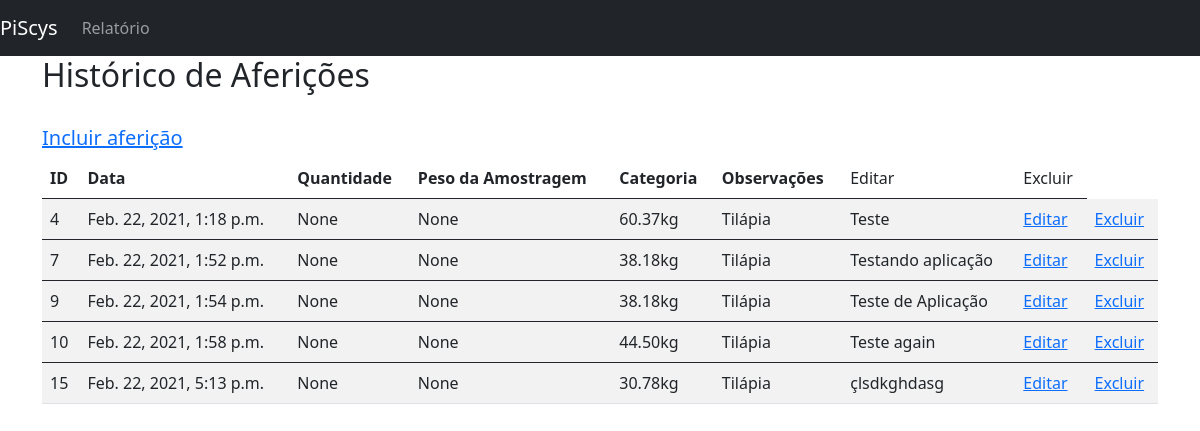
The page /relatorio/ on the database its author committed.
### gerenciamento/models.py (models this page shows, shortened)
class Afericao(models.Model):
    id = models.AutoField(auto_created=True, primary_key=True, serialize=False, verbose_name='ID')
    data = models.DateTimeField(auto_now_add=True)  # Adiciona a data atual sem que o usuário interfira no dado
    quantidade_aferida = models.IntegerField(max_length=10, null=False)
    quantidade_aproximada = models.IntegerField(max_length=10, null=False)
    peso = models.DecimalField(max_digits=7, decimal_places=2)
    categoria = models.ForeignKey(Categoria, on_delete=models.CASCADE)
    observacoes = models.TextField(null=True, blank=True)  # Permitindo que este campo possa ser deixado em branco
    class Meta:  # Altera os nomes das classes para que o usuário as veja escritas corretamente
        verbose_name_plural = "Aferições"

class Categoria(models.Model):
    nome = models.CharField(max_length=100)
    data_criacao = models.DateTimeField(auto_now_add=True)
    def __str__(self):  # Define qual item da tabela é exibido na consulta
        return self.nome

### gerenciamento/views.py (the view)
# urls.py: path('relatorio/', relatorio, name='url_relatorio'),
def relatorio(request):
    data = {}
    data['afericoes'] = Afericao.objects.all()
    return render(request, 'gerenciamento/relatorio.html', data)

### gerenciamento/templates/gerenciamento/relatorio.html
{% extends 'base.html' %}
{% block conteudo %}
<h2 xmlns="http://www.w3.org/1999/html">Histórico de Aferições</h2>
    <h5><br> <a href="{% url 'url_nova-afericao' %}">Incluir aferição</a> </h5>
        <table class="table table-striped">
            <thead class="thead-dark">
                <tr>
                    <th scope="col">ID</th>
                    <th scope="col">Data</th>
                    <th scope="col">Quantidade</th>
                    <th scope="col">Peso da Amostragem</th>
                    <th scope="col">Categoria</th>
                    <th scope="col">Observações</th>
                    <td scope="col">Editar</td>
                    <td scope="col">Excluir</td>
                </tr>
            </thead>
            {%for afericao in afericoes %}
            <tbody>
                <tr>
                    <td scope="row">{{ afericao.id }}</td>
                    <td scope="row">{{ afericao.data }}</td>
                    <td scope="row">{{ afericao.quantidade_aferida }}</td>
                    <td scope="row">{{ afericao.quantidade_aproximada }}</td>
                    <td scope="row">{{ afericao.peso }}kg</td>
                    <td scope="row">{{ afericao.categoria }}</td>
                    <td scope="row">{{ afericao.observacoes }}</td>
                    <td scope="row">
                        <a href="{% url 'url_editar_afericao' afericao.id %}"> Editar</a>
                    </td>
                    <td scope="row">
                        <a class="confirm-delete" href="{% url 'url_excluir_afericao' afericao.id %}">Excluir</a>
                    </td>
                </tr>
            </tbody>
            {% endfor %}
        </table>
{% endblock conteudo %}

### gerenciamento/templates/base.html (shortened to what this page needs)
<!doctype html>
{% load static %}
<html lang="en">
<head>
    <link   rel="stylesheet" href="{% static 'gerenciamento/css/bootstrap.min.css' %}">
</head>
<body>
<nav class="navbar navbar-expand-lg navbar-dark bg-dark">
  <a class="navbar-brand" href="{% url 'url_inicio' %}">PiScys</a>
  <div class="collapse navbar-collapse" id="navbarNav">
    <ul class="navbar-nav">
      <li class="nav-item active">
        <a class="nav-link" href="{% url 'url_relatorio' %}">Relatório</a>
      </li>
    </ul>
  </div>
</nav>
<main class="container">
    {% block conteudo %}
    {% endblock conteudo %}
</main>
</body>
</html>

### rows shown on the page
Afericao: id "4", data "Feb. 22, 2021, 1:18 p.m.", quantidade_aferida "None", quantidade_aproximada "None", peso "60.37", categoria "Tilápia", observacoes "Teste"
Afericao: id "7", data "Feb. 22, 2021, 1:52 p.m.", quantidade_aferida "None", quantidade_aproximada "None", peso "38.18", categoria "Tilápia", observacoes "Testando aplicação"
Afericao: id "9", data "Feb. 22, 2021, 1:54 p.m.", quantidade_aferida "None", quantidade_aproximada "None", peso "38.18", categoria "Tilápia", observacoes "Teste de Aplicação"
Afericao: id "10", data "Feb. 22, 2021, 1:58 p.m.", quantidade_aferida "None", quantidade_aproximada "None", peso "44.50", categoria "Tilápia", observacoes "Teste again"
Afericao: id "15", data "Feb. 22, 2021, 5:13 p.m.", quantidade_aferida "None", quantidade_aproximada "None", peso "30.78", categoria "Tilápia", observacoes "çlsdkghdasg"
